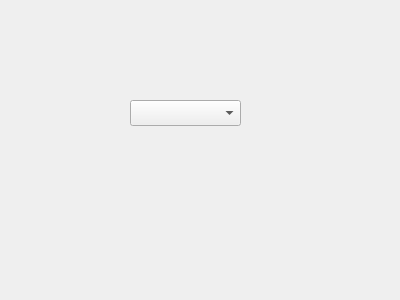
<?xml version="1.0" encoding="UTF-8"?>
<ui version="4.0">
 <class>Form</class>
 <widget class="QWidget" name="Form">
  <property name="geometry">
   <rect>
    <x>0</x>
    <y>0</y>
    <width>400</width>
    <height>300</height>
   </rect>
  </property>
  <property name="windowTitle">
   <string>Form</string>
  </property>
  <widget class="QComboBox" name="comboBox">
   <property name="geometry">
    <rect>
     <x>130</x>
     <y>100</y>
     <width>111</width>
     <height>26</height>
    </rect>
   </property>
  </widget>
 </widget>
 <resources/>
 <connections/>
</ui>
